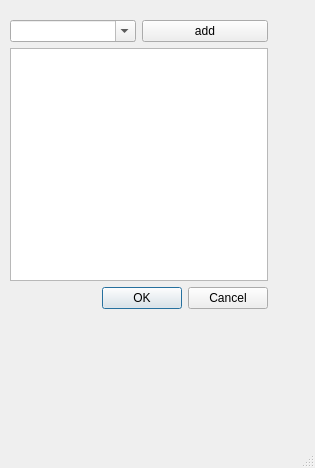
<?xml version="1.0" encoding="UTF-8"?>
<ui version="4.0">
 <class>MainWindow</class>
 <widget class="QMainWindow" name="MainWindow">
  <property name="geometry">
   <rect>
    <x>0</x>
    <y>0</y>
    <width>315</width>
    <height>468</height>
   </rect>
  </property>
  <property name="windowTitle">
   <string>MainWindow</string>
  </property>
  <widget class="QWidget" name="centralwidget">
   <widget class="QWidget" name="">
    <property name="geometry">
     <rect>
      <x>10</x>
      <y>20</y>
      <width>258</width>
      <height>289</height>
     </rect>
    </property>
    <layout class="QVBoxLayout" name="verticalLayout">
     <item>
      <layout class="QHBoxLayout" name="horizontalLayout">
       <item>
        <widget class="QComboBox" name="comboBox">
         <property name="editable">
          <bool>true</bool>
         </property>
        </widget>
       </item>
       <item>
        <widget class="QPushButton" name="btnAdd">
         <property name="text">
          <string>add</string>
         </property>
        </widget>
       </item>
      </layout>
     </item>
     <item>
      <widget class="QListWidget" name="listWidget">
       <property name="selectionMode">
        <enum>QAbstractItemView::ExtendedSelection</enum>
       </property>
      </widget>
     </item>
     <item>
      <widget class="QDialogButtonBox" name="buttonBox">
       <property name="standardButtons">
        <set>QDialogButtonBox::Cancel|QDialogButtonBox::Ok</set>
       </property>
      </widget>
     </item>
    </layout>
   </widget>
  </widget>
  <widget class="QMenuBar" name="menubar">
   <property name="geometry">
    <rect>
     <x>0</x>
     <y>0</y>
     <width>315</width>
     <height>42</height>
    </rect>
   </property>
  </widget>
  <widget class="QStatusBar" name="statusbar"/>
 </widget>
 <resources/>
 <connections/>
</ui>
